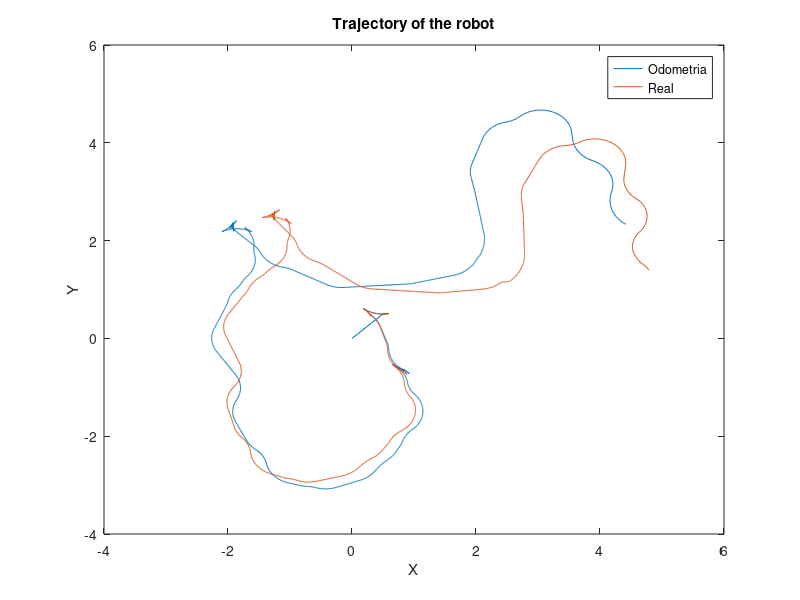

Write the MATLAB code that produced this figure.
%% Inicialize

clear
close all;
clc

%% Import Data

load("RealvsOdom.mat");                 % Get Rosbag Information
%A = dlmread('landmarks.txt');          % Get Landmark Information

%% Inicialize algorith

N = 10;                                 % Number of Landmarks
X_predicted = zeros(2*N+3, 1);          % State Vector
Sigma = 99E99 * eye(2*N+3, 2*N+3);      % Matriz das Covariâncias
Fx = zeros(3, 2*N+3);                   % Matriz Desnecessária
G = zeros(2*N+3, 2*N+3);                % Jaconiano da função de Movimento
K = zeros(2*N+3, 2);                    % Kalman Gain

time = Odometria(:,1);
x = Odometria(:,2);
y = Odometria(:,3);
theta = Odometria(:,4);

Q = [5^2 0;
    0 5^2];                             % Covariância sensores landmarks;

R = [5^2 0 0;
    0 5^2 0;
    0 0 5^2];                           % Covariância sensores odometria

Sigma(1:3, :) = 0;

Fx(1,1) = 1;
Fx(2,2) = 1;
Fx(3,3) = 1;

X_predicted(1) = x(1)+0.5;
X_predicted(2) = y(1)+0.5;
X_predicted(3) = theta(1);

predictions_x = zeros(2*N+3, length(time));                  
Kalman_gains = zeros(2*N+3, 2, length(time));

%% EKF

for i = 2:length(time)

    delta_d = sqrt((x(i) - x(i-1))^2 + (y(i) - y(i-1))^2);
    delta_theta = atan2(y(i) - y(i-1), x(i) - x(i-1));
    dif_theta = theta(i) - theta(i-1);

    % Predict
    
    g_motion = [delta_d * cos(delta_theta);
                delta_d * sin(delta_theta);
               theta(i-1) + dif_theta];

    G_motion = [0 0 -delta_d*sin(delta_theta);
                0 0 delta_d*cos(delta_theta);
                0 0 0];
    % Definir antes de atualizar X_predicted para garantir que temos Xt e
    % não Xt+1

    X_predicted = X_predicted + Fx'*g_motion;
    % Supostamente X_predicted = g(x_passado, input); - Logo está ERRADO!

    G = eye(2*N+3) + Fx'*G_motion*Fx;
    Sigma_predicted = G*Sigma*G' + Fx'*R*Fx;


    for j = 1:1                         % Para todos os landmarks que foram vistos
    
        if j == 5                       % Tirar isto, só para não entrar nesta parte do código
            id_seen = 5;                % tirar o id do ROS Ter atenção ao id=0;
            
            if Sigma(3*id_seen + 3) == 99E99 && Sigma(3*id_seen + 4) == 99E99   % Caso nunca tenha visto o landmark
    
                X_predicted(3*id_seen + 3) = X_predicted(1) + d_observation * cos(phi_observation + X_predicted(3));
                X_predicted(3*id_seen + 4) = X_predicted(2) + d_observation * sin(phi_observation + X_predicted(3)); 
                                         % Inicializou-as com as coordenadas do robot + trig do aruco.
        
            end
    
            delta = [X_predicted(3*id_seen + 3) - X_predicted(1);
                    X_predicted(3*id_seen + 4) - X_predicted(2)];
    
            q = delta'*delta;
            
            z_estimated = [sqrt(q);
                          atan2(delta(2), delta(1))];
            
            F = zeros(5, 2*N+3);
            F(1,1) = 1;
            F(2,2) = 1;
            F(3,3) = 1;
            F(4, 2*id_seen + 3) = 1;
            F(4, 2*id_seen + 4) = 1;
    
            H = 1/q * [sqrt(q)*delta(1) -sqrt(q)*delta(2) 0 -sqrt(q)*delta(1) sqrt(q)*delta(2)
                delta(2) delta(1) -1 -delta(2) -delta(1)] * F;
    
            K = Sigma_predicted*H'*inv(H*Sigma_predicted*H'+Q);
    
            X_predicted = X_predicted + K*( z - H*X_predicted );    
     
            Sigma_predicted = (eye(2*N+3) - K*H)*Sigma_predicted;
        end
    end


    %Outputs
    predictions_x(:, i) = X_predicted;                  
    Kalman_gains(:,:, i) = K;
end

%% Plot results from EKF

figure()
plot(predictions_x(1,:),predictions_x(2,:))
hold on
plot(Real(:,2),Real(:,3))
legend('Odometria','Real')
xlabel("X")
ylabel("Y")
title("Trajectory of the robot")


